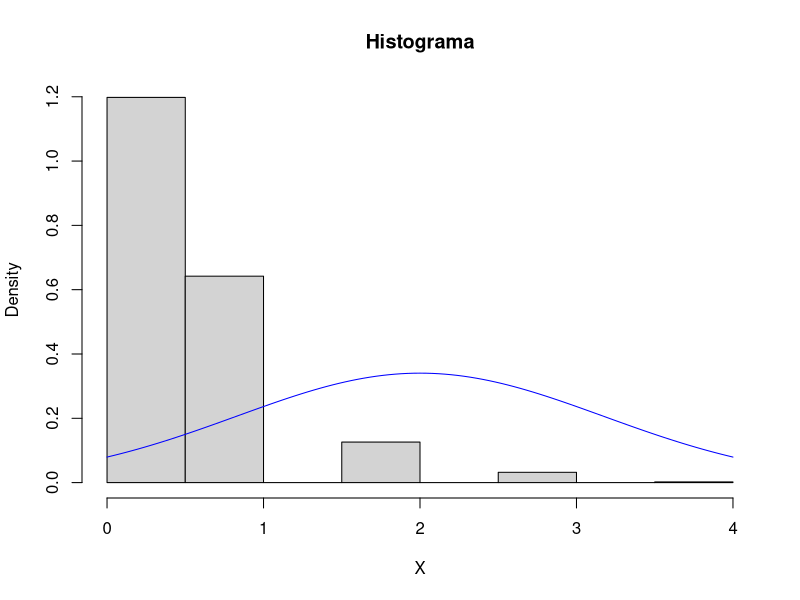

Reproduce this figure in R.
## ---- chunk 1
knitr::opts_chunk$set(echo = TRUE)
## ---- chunk 2
# la suma de una funcion de distribucion debe ser 1
x1<-0:9
px1<-c(0.1,0,0.15,0,0.20,0,0.25,0.15,0,0.05)
px1<-as.numeric(px1)
sum(px1)

## ---- chunk 3
# la suma de una funcion de distribucion debe ser 1
x2<-0:9
px2<-c(0.1,0,0.15,0,0.20,0,0.25,0.20,0,0.1)
px2<-as.numeric(px2)
sum(px2)
Distfuncion<-data.frame(x2,px2)
Distfuncion
## ---- chunk 4

Distfuncion$px2[Distfuncion$x2==6]

## ---- chunk 5

Pm4<-1-(Distfuncion$px2[Distfuncion$x2==0] +Distfuncion$px2[Distfuncion$x2==1] +Distfuncion$px2[Distfuncion$x2==2] + Distfuncion$px2[Distfuncion$x2==3])

Pm4
## ---- chunk 6

Distfuncion$px2[Distfuncion$x2==6]/Pm4

## ---- chunk 7
# la suma de una funcion de distribucion debe ser 1
yA<-c(0,10,20,25,50)
pyA<-c(0.3,0.5,0.7,0.8,1)
pyA<-as.numeric(px2)
DistfuncionA<-data.frame(yA,pyA)
DistfuncionA
## ---- chunk 8

DistfuncionA$pyA[DistfuncionA$yA==25]

## ---- chunk 9

py10rango25=DistfuncionA$pyA[DistfuncionA$yA==25]-DistfuncionA$pyA[DistfuncionA$yA==10]
py10rango25
## ---- chunk 10

py1025=(1-DistfuncionA$pyA[DistfuncionA$yA==10])/DistfuncionA$pyA[DistfuncionA$yA==25]
py1025
## ---- chunk 11
PIdadoM=0.031
PIdadonoM=0.178
PM=0.60
PnoM=0.40
PI=PIdadoM*PM + PIdadonoM*PnoM
PI
## ---- chunk 12
PnopMdadoI= PIdadonoM*PnoM/(PIdadoM*PM + PIdadonoM*PnoM)
PnopMdadoI
## ---- chunk 13


## ---- chunk 14
n=15
P=0.178

Pmas5=1-pbinom(4,n,P)
Pmas5
## ---- chunk 15

n=15
P=0.031
Es<-n*P
Es
set.seed(100)
X<-rbinom(1000,n,P)
length(X)
contar=0
for (i in 1:1000) {
  intervalo<-prop.test(X[i],15)
   if(P>intervalo$conf.int[1] & P< intervalo$conf.int[2]){
     contar=contar+1
     
}
     
}

#Se espera que el 95% de las veces este en el intervalo de confianza
print(contar/length(X))
#en esta simulacion esta el 98%



## ---- chunk 16
hist(X, probability = TRUE, main = "Histograma")
curve(dnorm(X, mean = mean(X),sd=sd(X)), add = TRUE, col="blue", xname = "X")
## ---- chunk 17
media=219
Desviacion=50
Pxmenor200<-(200-media)/Desviacion
pnorm(Pxmenor200)

## ---- chunk 18
media=219
Desviacion=50
Pxmayor250<-(250-media)/Desviacion
pnorm(Pxmayor250, lower.tail = FALSE)

## ---- chunk 19
media=219
Desviacion=50

Px200Rango250<- pnorm(Pxmayor250)-pnorm(Pxmenor200)
Px200Rango250

## ---- chunk 20
set.seed (100)
x<-rnorm(10,mean=219, sd=50)
intervalo99<-t.test(x, conf.level = 0.99, alternative = "two.sided")
paste("Limite inferior es",round(intervalo99$conf.int[1],3), " y limite superior",round(intervalo99$conf.int[2],3), sep = " ") 

## ---- chunk 21
set.seed (100)
x<-rnorm(20,mean=219, sd=50)
intervalo99<-t.test(x, conf.level = 0.99, alternative = "two.sided")
paste("Limite inferior es",round(intervalo99$conf.int[1],3), " y limite superior",round(intervalo99$conf.int[2],3), sep = " ") 

